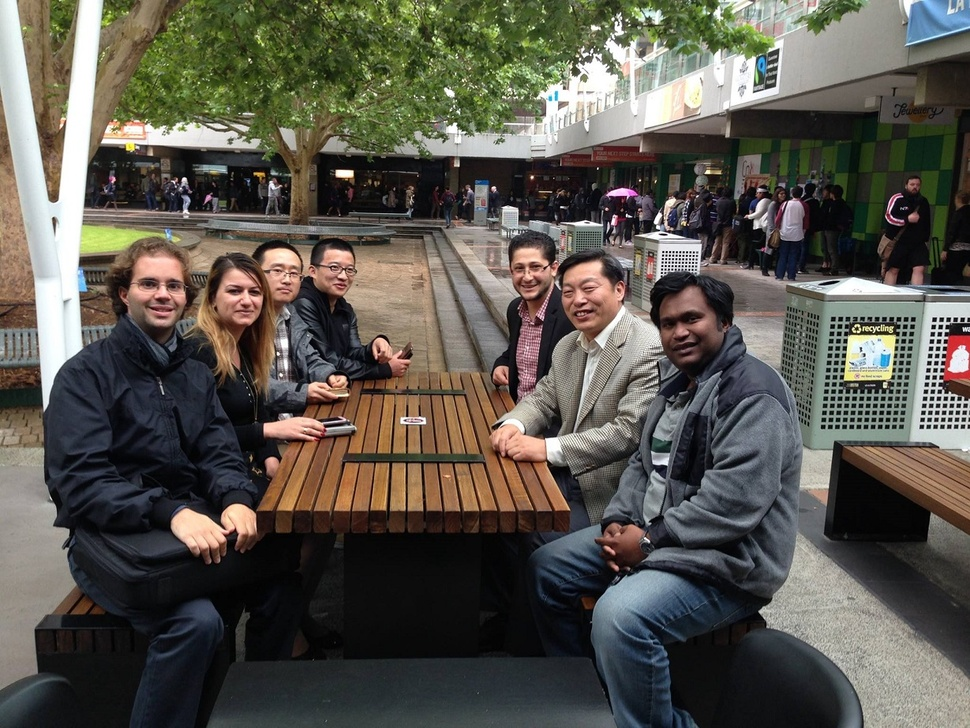
#> input picture P_OpenCV/Face_Detection/MyLTUTeam.jpg, 970 x 728 px, shrunk from 1229 x 922 before the run
$ python Demo_FaceDetectionusingHaarCascades.py
#> lines starting #> are read from the running program, lines starting #| are printed output that depends on the picture; after the words box and inside, x2 and y2 are one past the last pixel; in counts of white or black regions, pixels touching at a corner belong together
import cv2
# Face Detection using Haar Cascades
# code source: https://docs.opencv.org/3.3.0/d7/d8b/tutorial_py_face_detection.html

print(cv2.__version__)


face_cascade_path =  r"./opencv-master/data/haarcascades/haarcascade_frontalface_default.xml"
face_cascade = cv2.CascadeClassifier(face_cascade_path)

eye_cascade_path =  r"./opencv-master/data/haarcascades/haarcascade_eye.xml"
eye_cascade = cv2.CascadeClassifier(eye_cascade_path)


img = cv2.imread('MyLTUTeam.jpg')
#> img is the input picture: shape (728, 970, 3); mean B, G, R 77.8, 86.2, 89.3
gray = cv2.cvtColor(img, cv2.COLOR_BGR2GRAY)
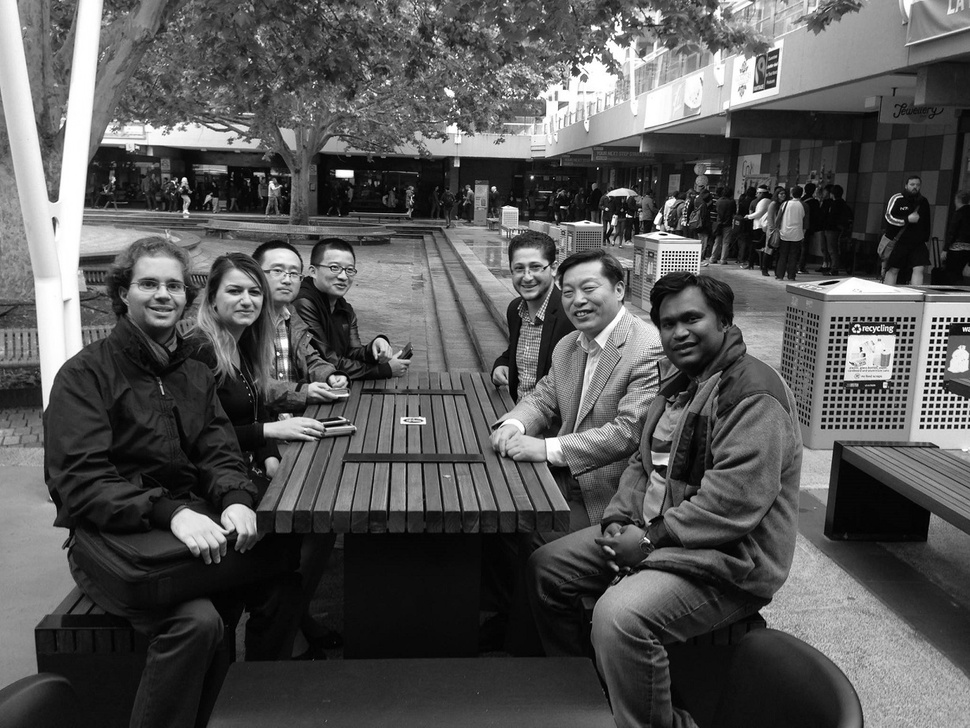
#> gray: shape (728, 970); min 0, max 255, mean 86.1
cv2.imshow('gray',gray)

k = cv2.waitKey(0)
#> (key Esc is pressed here)
if k == 27:         # wait for ESC key to exit
    cv2.destroyAllWindows()
elif k == ord('s'): # wait for 's' key to save and exit
    cv2.imwrite('MyLTUTeam_gray.tif',gray)
    cv2.destroyAllWindows()

faces = face_cascade.detectMultiScale(gray, 1.3, 5)
#> faces = [[315, 249, 49, 49], [258, 249, 53, 53], [502, 246, 55, 55], [126, 257, 71, 71], [215, 268, 58, 58], [552, 266, 61, 61], [646, 289, 80, 80]]
for (x,y,w,h) in faces:
    cv2.rectangle(img,(x,y),(x+w,y+h),(255,0,0),2)
    roi_gray = gray[y:y+h, x:x+w]
    roi_color = img[y:y+h, x:x+w]
#> this loop made 7 passes
#> pass 1, `roi_gray = gray[y:y+h, x:x+w]`:
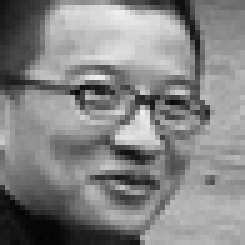
#> roi_gray: shape (49, 49) (shown 5 times larger); min 4, max 239, mean 132.1
#> pass 1, `roi_color = img[y:y+h, x:x+w]`:
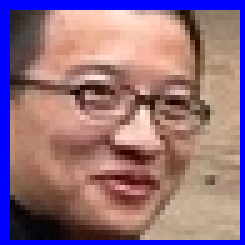
#> roi_color: shape (49, 49, 3) (shown 5 times larger); mean B, G, R 127.2, 111.1, 146.1
#> pass 2, `roi_gray = gray[y:y+h, x:x+w]`:
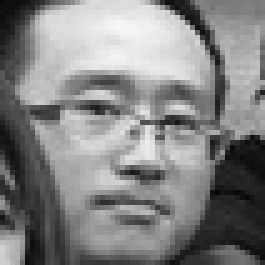
#> roi_gray: shape (53, 53) (shown 5 times larger); min 7, max 246, mean 131.2
#> pass 2, `roi_color = img[y:y+h, x:x+w]`:
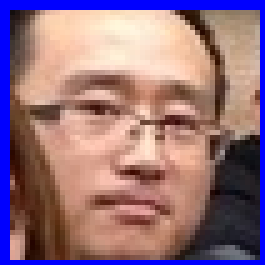
#> roi_color: shape (53, 53, 3) (shown 5 times larger); mean B, G, R 125.3, 112.4, 146.9
#> after the loop:
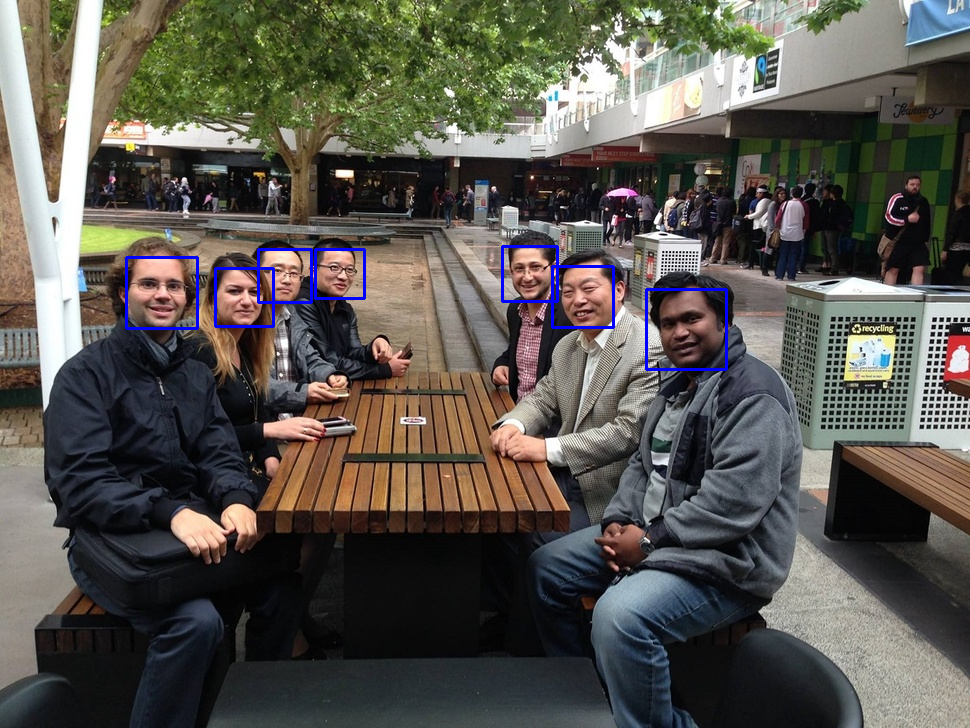
#> img: shape (728, 970, 3); 0.72% of pixels changed, all inside (x1, y1, x2, y2) = (125, 245, 728, 371)
    #eyes = eye_cascade.detectMultiScale(roi_gray)
    #for (ex,ey,ew,eh) in eyes:
       #cv2.rectangle(roi_color,(ex,ey),(ex+ew,ey+eh),(0,255,0),2)
cv2.imshow('img',img)

k = cv2.waitKey(0)
#> (key Esc is pressed here)
if k == 27:         # wait for ESC key to exit
    cv2.destroyAllWindows()
elif k == ord('s'): # wait for 's' key to save and exit
    cv2.imwrite('MyLTUTeam_fd.tif',img)
    cv2.destroyAllWindows()

cv2.waitKey(10000)
cv2.destroyAllWindows()
